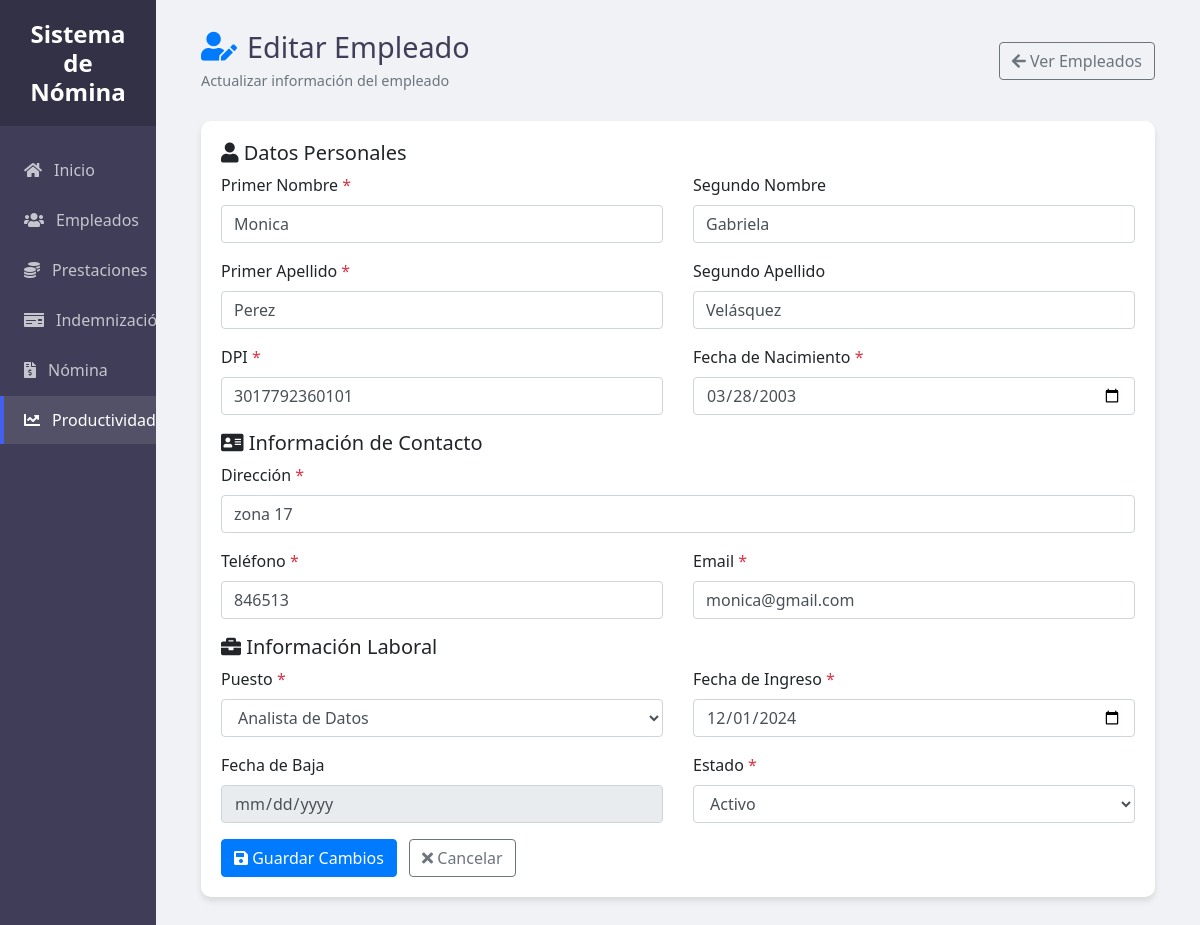
Screenshot of /ProyectoNomina/index.php?controller=empleado&action=editar&id=1 with the database file from the repository.
### tables this page shows
CREATE TABLE `empleado` (
  `ID_Emp` int(11) NOT NULL AUTO_INCREMENT,
  `PriNombre_Emp` varchar(50) NOT NULL,
  `SegNombre_Emp` varchar(50) NOT NULL,
  `PriApellido_Emp` varchar(50) NOT NULL,
  `SegApellido_Emp` varchar(50) NOT NULL,
  `DPI_Emp` varchar(20) NOT NULL,
  `FechaNacimiento_Emp` date NOT NULL,
  `Direccion_Emp` varchar(255) DEFAULT NULL,
  `Telefono_Emp` varchar(15) DEFAULT NULL,
  `Email_Emp` varchar(100) DEFAULT NULL,
  `FechaIngreso_Emp` date NOT NULL,
  `FechaBaja_Emp` date DEFAULT NULL,
  `Estado_Emp` varchar(10) DEFAULT 'Activo',
  `ID_Puesto` int(11) DEFAULT NULL,
  `Horas_Extras` decimal(5,2) DEFAULT 0.00,
  PRIMARY KEY (`ID_Emp`),
  UNIQUE KEY `DPI_Emp` (`DPI_Emp`)
);

### ProyectoNomina/Controllers/EmpleadoController.php (called while the page is built, shortened)
<?php
class EmpleadoController {
    private $empleado;
    public function __construct() {
        $db = db::conectar();
        $this->empleado = new Empleado($db);
    }
    public function editar() {
        $puestos = $this->empleado->obtenerPuestos();
        $id = (int)$_GET['id'];
        $empleado = $this->empleado->obtenerEmpleadoPorId($id);
        $conn = db::conectar();
        $stmt = $conn->prepare("CALL spObtenerPuestos()");
        $stmt->execute();
        $puestos = $stmt->fetchAll(PDO::FETCH_ASSOC);
        include 'Views/Empleados/Editar.php';
    }
}
?>

### ProyectoNomina/Models/EmpleadoModelo.php (called while the page is built, shortened)
<?php
class Empleado {
    private $conn;
    public function __construct($db) {
        $this->conn = $db;
    }
    public function obtenerPuestos() {
        try {
            $query = "CALL spObtenerPuestos();";
            $stmt = $this->conn->prepare($query);
            $stmt->execute();
            $resultados = $stmt->fetchAll(PDO::FETCH_ASSOC);
            return $resultados;
        } catch (PDOException $e) {
            error_log("Error al obtener puestos: " . $e->getMessage());
            return [];
        }
    }
    public function obtenerEmpleadoPorId($id) {
        try {
            $query = "CALL spObtenerEmpleado_ID(?)";
            $stmt = $this->conn->prepare($query);
            $stmt->bindParam(1, $id, PDO::PARAM_INT);
            $stmt->execute();
            $resultado = $stmt->fetch(PDO::FETCH_ASSOC);
            return $resultado;
        } catch (PDOException $e) {
            error_log("Error al obtener empleado por ID: " . $e->getMessage());
            return false;
        }
    }
}

### ProyectoNomina/Views/Empleados/Editar.php (the view, shortened to what this page needs)
<!DOCTYPE html>
<html lang="es">
<head>
    <link rel="stylesheet" href="https://cdn.jsdelivr.net/npm/bootstrap@4.6.2/dist/css/bootstrap.min.css">
    <link rel="stylesheet" href="https://cdnjs.cloudflare.com/ajax/libs/font-awesome/5.15.4/css/all.min.css">
    <link rel="stylesheet" href="Public/CSS/styleVer.css">
</head>
<body>
    <div class="sidebar">
        <div class="sidebar-header">
            <h3>Sistema de Nómina</h3>
        </div>
        <ul class="sidebar-menu">
            <li><a href="index.php"><i class="fas fa-home"></i> Inicio</a></li>
            <li><a href="index.php?controller=empleado&action=ver"><i class="fas fa-users"></i> Empleados</a></li>
            <li><a href="index.php?controller=prestacion&action=ver"><i class="fas fa-coins"></i> Prestaciones</a></li>
            <li><a href="index.php?controller=indemnizacion&action=ver"><i class="fas fa-money-check"></i> Indemnización</a></li>
            <li><a href="index.php?controller=nomina&action=ver"><i class="fas fa-file-invoice-dollar"></i> Nómina</a></li>
            <li><a href="index.php?controller=productividad&action=ver" class="active"><i class="fas fa-chart-line"></i> Productividad</a></li>
        </ul>
    </div>
    <div class="main-content">
        <div class="container-fluid">
            <div class="header">
                <div class="header-title">
                    <h1><i class="fas fa-user-edit text-primary"></i> Editar Empleado</h1>
                    <p class="text-muted">Actualizar información del empleado</p>
                </div>
                <div class="header-actions">
                    <a href="index.php?controller=empleado&action=ver" class="btn btn-outline-secondary">
                        <i class="fas fa-arrow-left"></i> Ver Empleados
                    </a>
                </div>
            </div>
            <div class="card">
                <div class="card-body">
                    <form method="POST" action="index.php?controller=empleado&action=actualizar">
                        <div class="form-section">
                            <h5 class="section-title"><i class="fas fa-user"></i> Datos Personales</h5>
                            <div class="row">
                                <div class="col-md-6">
                                    <div class="form-group">
                                        <label for="pri_nombre">Primer Nombre <span class="text-danger">*</span></label>
                                        <input type="text" name="pri_nombre" id="pri_nombre" class="form-control"
                                               value="<?php echo htmlspecialchars($empleado['PriNombre_Emp']); ?>" required>
                                    </div>
                                </div>
                                <div class="col-md-6">
                                    <div class="form-group">
                                        <label for="seg_nombre">Segundo Nombre</label>
                                        <input type="text" name="seg_nombre" id="seg_nombre" class="form-control"
                                               value="<?php echo htmlspecialchars($empleado['SegNombre_Emp'] ?? ''); ?>">
                                    </div>
                                </div>
                            </div>
                            <div class="row">
                                <div class="col-md-6">
                                    <div class="form-group">
                                        <label for="pri_apellido">Primer Apellido <span class="text-danger">*</span></label>
                                        <input type="text" name="pri_apellido" id="pri_apellido" class="form-control"
                                               value="<?php echo htmlspecialchars($empleado['PriApellido_Emp']); ?>" required>
                                    </div>
                                </div>
                                <div class="col-md-6">
                                    <div class="form-group">
                                        <label for="seg_apellido">Segundo Apellido</label>
                                        <input type="text" name="seg_apellido" id="seg_apellido" class="form-control"
                                               value="<?php echo htmlspecialchars($empleado['SegApellido_Emp'] ?? ''); ?>">
                                    </div>
                                </div>
                            </div>
                            <div class="row">
                                <div class="col-md-6">
                                    <div class="form-group">
                                        <label for="dpi">DPI <span class="text-danger">*</span></label>
                                        <input type="text" name="dpi" id="dpi" class="form-control"
                                               value="<?php echo htmlspecialchars($empleado['DPI_Emp']); ?>" required>
                                    </div>
                                </div>
                                <div class="col-md-6">
                                    <div class="form-group">
                                        <label for="fecha_nacimiento">Fecha de Nacimiento <span class="text-danger">*</span></label>
                                        <input type="date" name="fecha_nacimiento" id="fecha_nacimiento" class="form-control"
                                               value="<?php echo $empleado['FechaNacimiento_Emp']; ?>" required>
                                    </div>
                                </div>
                            </div>
                        </div>
                        <div class="form-section">
                            <h5 class="section-title"><i class="fas fa-address-card"></i> Información de Contacto</h5>
                            <div class="row">
                                <div class="col-md-12">
                                    <div class="form-group">
                                        <label for="direccion">Dirección <span class="text-danger">*</span></label>
                                        <input type="text" name="direccion" id="direccion" class="form-control"
                                               value="<?php echo htmlspecialchars($empleado['Direccion_Emp']); ?>" required>
                                    </div>
                                </div>
                            </div>
                            <div class="row">
                                <div class="col-md-6">
                                    <div class="form-group">
                                        <label for="telefono">Teléfono <span class="text-danger">*</span></label>
                                        <input type="text" name="telefono" id="telefono" class="form-control"
                                               value="<?php echo htmlspecialchars($empleado['Telefono_Emp']); ?>" required>
                                    </div>
                                </div>
                                <div class="col-md-6">
                                    <div class="form-group">
                                        <label for="email">Email <span class="text-danger">*</span></label>
                                        <input type="email" name="email" id="email" class="form-control"
                                               value="<?php echo htmlspecialchars($empleado['Email_Emp']); ?>" required>
                                    </div>
                                </div>
                            </div>
                        </div>
                        <div class="form-section">
                            <h5 class="section-title"><i class="fas fa-briefcase"></i> Información Laboral</h5>
                            <div class="row">
                                <div class="col-md-6">
                                    <div class="form-group">
                                        <label for="id_puesto">Puesto <span class="text-danger">*</span></label>
                                        <select name="id_puesto" id="id_puesto" class="form-control" required>
                                            <?php foreach ($puestos as $puesto): ?>
                                                <?php
                                                $seleccionado = ($puesto['Nombre_Puesto'] == $empleado['Nombre_Puesto']) ? 'selected="selected"' : '';
                                                ?>
                                                <option value="<?php echo $puesto['ID_Puesto']; ?>" <?php echo $seleccionado; ?>>
                                                    <?php echo htmlspecialchars($puesto['Nombre_Puesto']); ?>
                                                </option>
                                            <?php endforeach; ?>
                                        </select>
                                    </div>
                                </div>
                                <div class="col-md-6">
                                    <div class="form-group">
                                        <label for="fecha_ingreso">Fecha de Ingreso <span class="text-danger">*</span></label>
                                        <input type="date" name="fecha_ingreso" id="fecha_ingreso" class="form-control"
                                               value="<?php echo $empleado['FechaIngreso_Emp']; ?>" required>
                                    </div>
                                </div>
                            </div>
                            <div class="row">
                                <div class="col-md-6">
                                    <div class="form-group">
                                        <label for="fecha_baja">Fecha de Baja</label>
                                        <input type="date" name="fecha_baja" id="fecha_baja" class="form-control"
                                               value="<?php echo $empleado['FechaBaja_Emp'] ?: ''; ?>" disabled>
                                    </div>
                                </div>
                                <div class="col-md-6">
                                    <div class="form-group">
                                        <label for="estado">Estado <span class="text-danger">*</span></label>
                                        <select name="estado" id="estado" class="form-control" required>
                                            <option value="Activo" <?php echo ($empleado['Estado_Emp'] == 'Activo') ? 'selected' : ''; ?>>Activo</option>
                                        </select>
                                    </div>
                                </div>
                            </div>
                        </div>
                        <div class="form-actions">
                            <button type="submit" class="btn btn-primary">
                                <i class="fas fa-save"></i> Guardar Cambios
                            </button>
                            <a href="index.php?controller=empleado&action=ver" class="btn btn-outline-secondary ml-2">
                                <i class="fas fa-times"></i> Cancelar
                            </a>
                        </div>
                    </form>
                </div>
            </div>
        </div>
    </div>
</body>
</html>

### ProyectoNomina/Public/CSS/styleVer.css (style rules this page uses)
:root { --primary: #4361ee; --secondary: hsl(245, 17%, 29%); --success: #23a359; --danger: #e74c3c; --light: #f8f9fa; --dark: #343a40; --gray: #6c757d; --sidebar-width: 13%; }
body { margin: 0; padding: 0; font-family: 'Segoe UI', Roboto, 'Helvetica Neue', Arial, sans-serif; background-color: #f0f2f5; display: flex; min-height: 100vh; overflow: hidden; }
.sidebar { width: var(--sidebar-width); background-color: var(--secondary); color: white; position: fixed; height: 100vh; overflow-y: auto; z-index: 100; }
.sidebar-header { padding: 20px; background-color: rgba(0, 0, 0, 0.2); text-align: center; }
.sidebar-header h3 { margin: 0; font-size: 1.5rem; font-weight: 600; }
.sidebar-menu { list-style: none; padding: 0; margin: 20px 0; }
.sidebar-menu li { margin-bottom: 2px; }
.sidebar-menu a { display: flex; align-items: center; padding: 12px 20px; color: rgba(255, 255, 255, 0.7); text-decoration: none; transition: all 0.3s; border-left: 4px solid transparent; }
.sidebar-menu a:hover, .sidebar-menu a.active { background-color: rgba(255, 255, 255, 0.1); color: white; border-left-color: var(--primary); }
.sidebar-menu i { margin-right: 12px; }
.main-content { flex: 1; margin-left: var(--sidebar-width); height: 100vh; overflow-y: auto; }
.header { display: flex; justify-content: space-between; align-items: center; margin-bottom: 30px; }
.header-title h1 { margin: 0; font-size: 1.8rem; color: var(--secondary); display: flex; align-items: center; }
.header-title h1 i { margin-right: 10px; }
.header-title p { margin: 5px 0 0; font-size: 0.9rem; }
.card { border: none; border-radius: 10px; box-shadow: 0 4px 6px rgba(0, 0, 0, 0.1); margin-bottom: 30px; background-color: white; }

### ProyectoNomina/Views/Empleados/Editar.php (style rules this page uses)
.main-content { padding: 30px; }

### rows the page displays
empleado: pri_nombre "Monica", seg_nombre "Gabriela", pri_apellido "Perez", seg_apellido "Velásquez", dpi "3017792360101", fecha_nacimiento "03/28/2003", direccion "zona 17", telefono "846513", email "monica@gmail.com", fecha_ingreso "12/01/2024", estado "Activo"

### other values shown
form field id_puesto "Analista de Datos"
